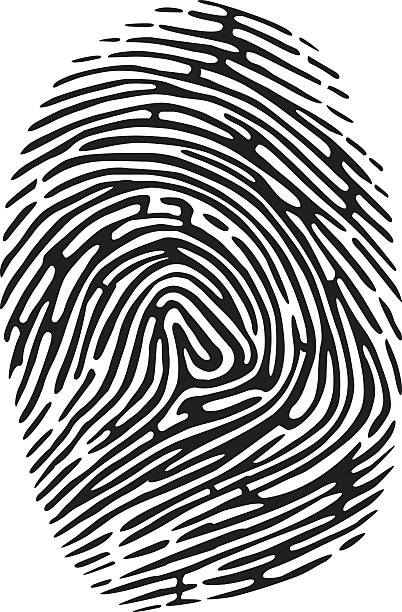
#> input picture demo/a.jpg, 402 x 612 px
$ python run.py
#> lines starting #> are read from the running program, lines starting #| are printed output that depends on the picture; long printed decimals are rounded
from PIL import Image
from PIL import ImageChops

class ImageCompareException(Exception):
    pass


def pixel_diff(image_a, image_b):

    if image_a.size != image_b.size:
        raise ImageCompareException(
            "different image sizes, can only compare same size images: A = " + str(image_a.size) + " B = " + str(
                image_b.size))

    if image_a.mode != image_b.mode:
        raise ImageCompareException(
            "different image mode, can only compare same mode images: A = " + str(image_a.mode) + " B = " + str(
                image_b.mode))

    diff = ImageChops.difference(image_a, image_b)
    diff = diff.convert('L')
    return diff


def total_histogram_diff(pixel_diff):
    return sum(i * n for i, n in enumerate(pixel_diff.histogram()))


def image_diff(image_a, image_b):
    histogram_diff = total_histogram_diff(pixel_diff(image_a, image_b))
    return histogram_diff


def is_equal(image_a, image_b, tolerance=0.0):
    return image_diff_percent(image_a, image_b) <= tolerance


def image_diff_percent(image_a, image_b):

#> called with image_a = 'a.jpg', image_b = 'b.jpg'
    close_a = False
    close_b = False
    if isinstance(image_a, str):
        image_a = Image.open(image_a)
#> image_a is the input picture: PIL image 402x612 RGB; mean R, G, B 161.7, 161.1, 161.4
        close_a = True

    if isinstance(image_b, str):
        image_b = Image.open(image_b)
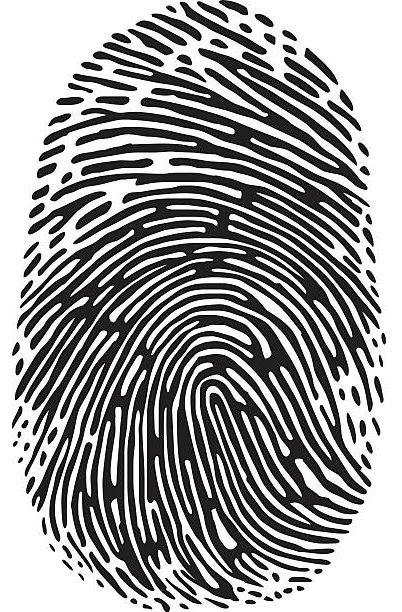
#> input picture demo/b.jpg, 402 x 612 px
#> image_b is the input picture: PIL image 402x612 RGB; mean R, G, B 156.4, 155.8, 156.1
        close_b = True

    try:
        input_images_histogram_diff = image_diff(image_a, image_b)
#> in pixel_diff, `diff = ImageChops.difference(image_a, image_b)`:
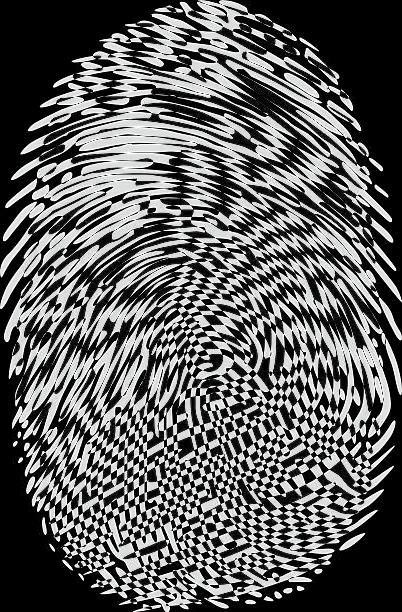
#> diff: PIL image 402x612 RGB; mean R, G, B 95.6, 95.9, 95.8
#> in image_diff, `histogram_diff = total_histogram_diff(pixel_diff(image_a, image_b))`: histogram_diff = 23553251
#> input_images_histogram_diff = 23553251

        black_reference_image = Image.new('RGB', image_a.size, (0, 0, 0))
#> black_reference_image: PIL image 402x612 RGB; every value is 0
        white_reference_image = Image.new('RGB', image_a.size, (255, 255, 255))
#> white_reference_image: PIL image 402x612 RGB; every value is 255

        worst_bw_diff = image_diff(black_reference_image, white_reference_image)
#> in pixel_diff (call 2), `diff = diff.convert('L')`: diff: PIL image 402x612 L; every value is 255
#> worst_bw_diff = 62736120

        percentage_histogram_diff = (input_images_histogram_diff / float(worst_bw_diff)) * 100
#> percentage_histogram_diff = 37.54
    finally:
        if close_a:
            image_a.close()
        if close_b:
            image_b.close()

    return percentage_histogram_diff

percentage = image_diff_percent("a.jpg", "b.jpg")
#> percentage = 37.54
print("Similarity is:", 100 - percentage)
#| Similarity is: 62.457
x = input("\nPress any key to exit.")
